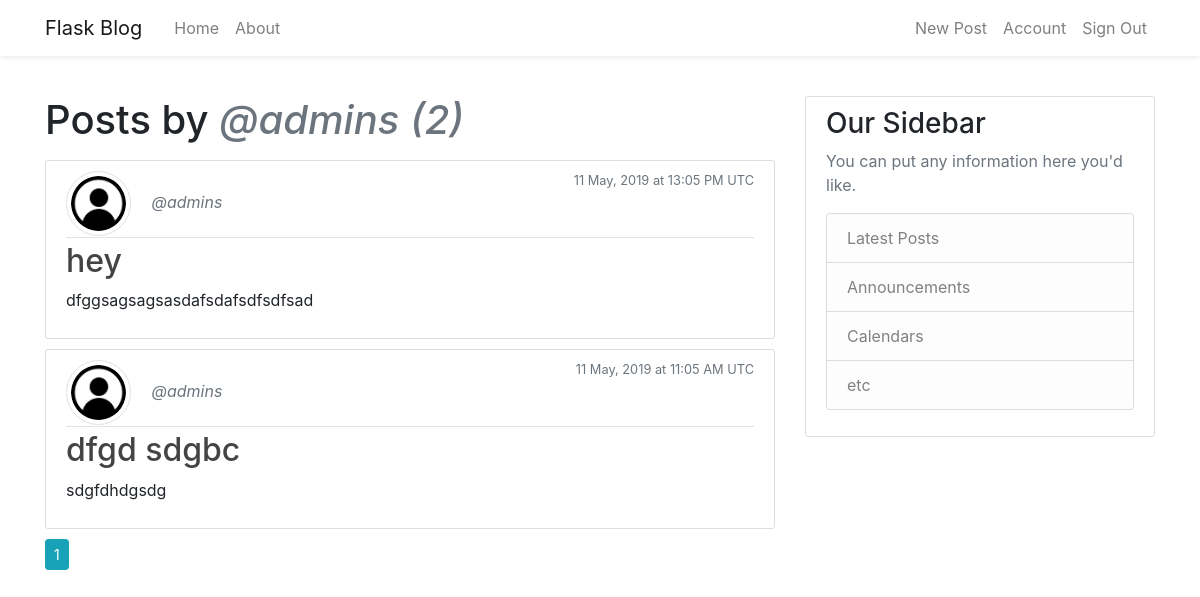
The app's page /user/admins (signed in) with its own data.
### flask_blog/models.py (models this page shows, shortened)
class User(db.Model, UserMixin):
    id = db.Column(db.Integer, primary_key = True)
    username = db.Column(db.String(20), unique = True, nullable = False)
    email = db.Column(db.String(120), unique = True, nullable = False)
    image_file = db.Column(db.String(20), nullable = False, default = 'default.png')
    password = db.Column(db.String(60), nullable = False)
    posts = db.relationship('Post', backref = 'author', lazy = True)

class Post(db.Model):
    id = db.Column(db.Integer, primary_key = True)
    title = db.Column(db.String(100), nullable = False)
    date_posted = db.Column(db.DateTime, nullable = False, default = datetime.utcnow)
    content = db.Column(db.Text, nullable = False)
    user_id = db.Column(db.Integer, db.ForeignKey('user.id'), nullable = False)

### flask_blog/users/routes.py (the view)
@users.route("/user/<string:username>")
def user_posts(username):
    page = request.args.get('page', 1, type=int)
    user = User.query.filter_by(username=username).first_or_404()
    posts = Post.query.filter_by(author=user)\
        .order_by(Post.date_posted.desc())\
        .paginate(page=page, per_page=2)
    return render_template('user_posts.html', posts=posts, user=user)

### flask_blog/models.py (called while the page is built)
@login_manager.user_loader
def load_user(user_id):
    return User.query.get(int(user_id))

### flask_blog/templates/user_posts.html
{% extends 'layout.html' %}
{% block content %}
    <h1 class="mb-3">Posts by <span class="text-muted font-italic">@{{ user.username }} ({{ posts.total }})</span></h1>
    {% for post in posts.items %}
        <article class="media content-section">
            <div class="media-body">
                <div class="article-metadata">
                    <img class="rounded-circle article-img img-thumbnail" src="{{ url_for('static', filename = 'images/' + post.author.image_file) }}">
                    <a class="mr-2 text-muted font-italic" href="{{ url_for('users.user_posts', username = post.author.username) }}">@{{ post.author.username }}</a>
                    <small class="text-muted float-right">{{ post.date_posted.strftime('%d %B, %Y at %H:%m %p UTC') }}</small>
                </div>
                <h2><a class="article-title" href="{{ url_for('posts.post', post_id = post.id) }}">{{ post.title }}</a></h2>
                <p class="article-content">{{ post.content }}</p>
            </div>
        </article>
    {% endfor %}
    {% for page_num in posts.iter_pages(left_edge=1, right_edge=1, left_current=1, right_current=2) %}
        {% if page_num %}
            {% if posts.page == page_num %}
                <a class="btn btn-sm btn-info mb-4" href="{{ url_for('users.user_posts', username=user.username , page=page_num) }}">{{ page_num }}</a>
            {% else %}
                <a class="btn btn-sm btn-outline-info mb-4" href="{{ url_for('users.user_posts', username=user.username, page = page_num) }}">{{ page_num }}</a>
            {% endif %}
        {% else %}
            ...
        {% endif %}
    {% endfor %}
{% endblock content %}

### flask_blog/static/css/main.css (style rules this page uses)
.content-section { background: #ffffff; padding: 10px 20px; border: 1px solid #dddddd; border-radius: 3px; margin-bottom: 10px; }
.article-title { color: #444444; }
.article-content { white-space: pre-line; }
.article-img { height: 65px; width: 65px; margin-right: 16px; }
.article-metadata { padding-bottom: 1px; margin-bottom: 4px; border-bottom: 1px solid #e3e3e3 }

### records on screen
User: username "admins"
Post: image_file (placeholder picture), author.username "admins", date_posted "11 May, 2019 at 13:05 PM UTC", title "hey", content "dfggsagsagsasdafsdafsdfsdfsad"
Post: image_file (placeholder picture), author.username "admins", date_posted "11 May, 2019 at 11:05 AM UTC", title "dfgd sdgbc", content "sdgfdhdgsdg"

### other values on screen
{{ posts.total }} "2"
{{ page_num }} "1"
